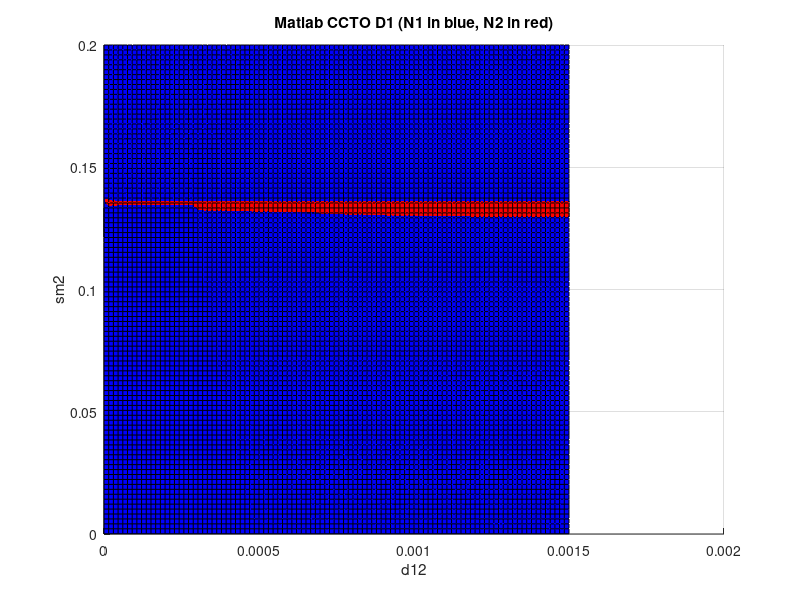

Reproduce this figure in MATLAB.
function plot_matlab_cctoD1()    
    d12 = linspace(0, 0.0015, 100);
    sm2 = linspace(0.0001, 0.2, 100);
    
    N1_ans = dlmread('matlab_cctoD1_N1.txt');
    N2_ans = dlmread('matlab_cctoD1_N2.txt');    

    
    figure;
    hold on;
    grid on;
    h1 = surf(d12, sm2, N1_ans, 'FaceColor', 'blue');
    h2 = surf(d12, sm2, N2_ans, 'FaceColor', 'red');
    title('Matlab CCTO D1 (N1 in blue, N2 in red)');
    xlabel('d12');
    ylabel('sm2');
    
    
    saveas(gcf, 'fig_matlab_cctoD1.jpg');
    
    
end
